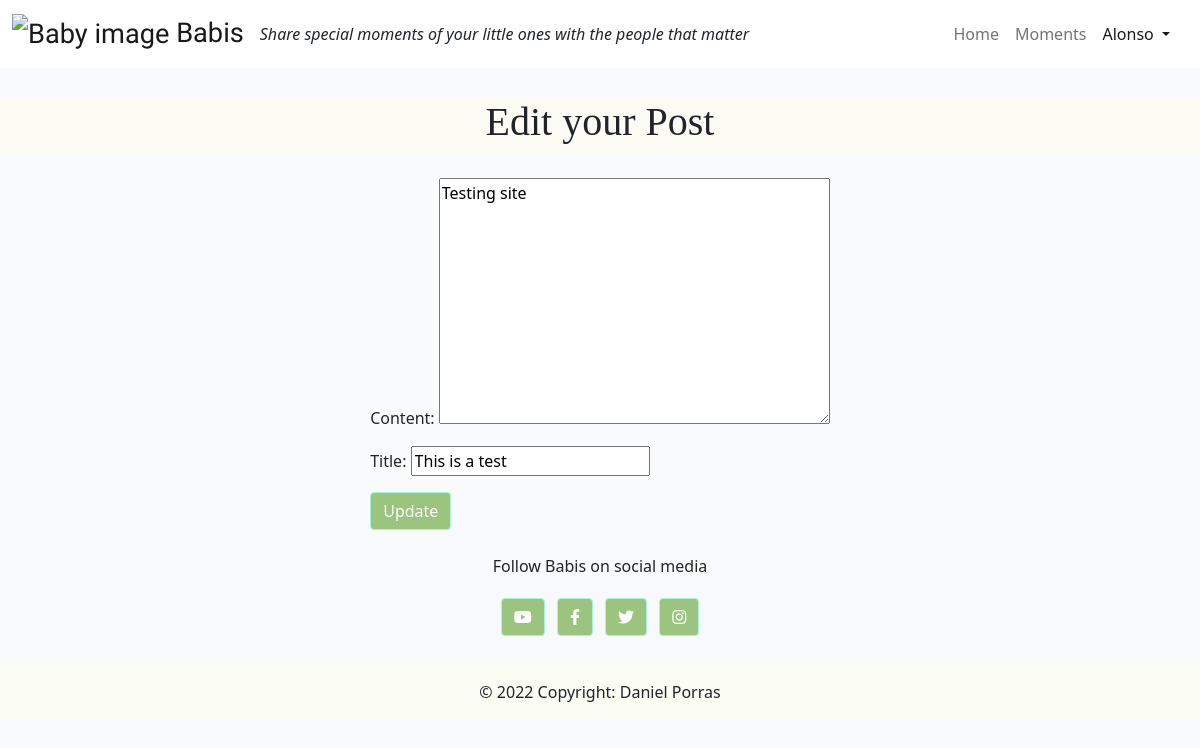
/edit_post/1/ (signed in), run on the app's committed database.
### feedpost/models.py (models this page shows, shortened)
class CustomUser(AbstractUser):
    is_parent = models.BooleanField(default=True)
    is_guest = models.BooleanField(default=False)

class Post(models.Model):
    title = models.CharField(max_length=200, unique=True)
    author = models.ForeignKey(
        CustomUser, on_delete=models.CASCADE, default=True)
    slug = models.SlugField(max_length=200, unique=True)
    content = models.TextField()
    featured_image = CloudinaryField("image", default="placeholder")
    created_at = models.DateTimeField(auto_now_add=True)
    updated_at = models.DateTimeField(auto_now=True)
    deleted_at = models.DateTimeField(auto_now=True)
    likes = models.ManyToManyField(
        CustomUser, related_name="likes", blank=True)
    class Meta:
        verbose_name_plural = "Posts"
        ordering = ["created_at"]

### feedpost/views.py (the view, shortened to what this page needs)
class PostEditView(LoginRequiredMixin, UserPassesTestMixin, UpdateView):
    model = Post
    fields = ["content", "title"]
    template_name = "edit_post.html"
    def test_func(self):
        post = self.get_object()
        return self.request.user == post.author

### templates/edit_post.html (shortened to what this page needs)
{% extends "base.html" %}
{% load crispy_forms_tags %}
{% load static %}
{% block content %}
<div class="d-flex justify-content-center post-color" style="margin-top:30px">
    <h1 class="title_font">Edit your Post</h1>
</div>
<div class="d-flex align-items-center justify-content-center">
    <br /><br />
    <form method="POST" enctype="multipart/form-data">
        {{ form.as_p }}
        <button class ="btn btn-primary m-12" type="submit">Update</button>
    </form>
</div>
{% endblock content %}

### templates/base.html (shortened to what this page needs)
{% load static %}
<!DOCTYPE html>
<html class="h-100">
<head>
  <link rel="stylesheet" href="https://cdnjs.cloudflare.com/ajax/libs/font-awesome/6.0.0-beta2/css/all.min.css"
/>
  <link rel="stylesheet" href="https://cdnjs.cloudflare.com/ajax/libs/font-awesome/5.15.3/css/all.min.css">
  <link href="https://cdn.jsdelivr.net/npm/bootstrap@5.0.1/dist/css/bootstrap.min.css" rel="stylesheet"
>
  <link rel="stylesheet" href="{% static 'css/style.css' %}">
</head>
<body class="d-flex flex-column h-100 main-bg">
  <nav class="navbar navbar-expand-lg navbar-light bg-white">
    <div class="container-fluid">
      <a class="navbar-brand logo_font large_text light_font white_font" href="{% url 'home' %}">
        <img
          src="https://img.freepik.com/premium-vector/cute-baby-elephant-with-moon-stars-vector-illustration_159446-654.jpg?w=740", alt="Baby image",
          width="60"> Babis
      </a><span class="font_italic">Share special moments of your little ones with the people that matter</span>
      <div class="navbar-nav ms-auto mb-2 mb-lg-0" style="margin-right: 10px; "id="navbarText">
        <ul class="navbar-nav me-auto mb-2 mb-lg-0">
          {% if user.is_authenticated %}
          <li class="nav-item">
            <a class="nav-link" aria-current="page" href="{% url 'home' %}">Home</a>
          </li>
          <li class="nav-item">
            <a class="nav-link" aria-current="page" href="{% url 'post_detail' %}">Moments</a>
          </li>
          <li class="nav-item dropdown">
            <a class="nav-link dropdown-toggle active" id="navbarDropdown" role="button" data-bs-toggle="dropdown"
              aria-expanded="false">
              {{user}}
            </a>
          {% endif %}
        </ul>
      </div>
    </div>
  </nav>
  <main class="flex-shrink-0 main-bg">
    {% block content %}{% endblock content %}
  </main>
  <footer class="bg-light text-lg-start">
    <div class="text-center py-4 align-items-center">
      <p>Follow Babis on social media</p>
      <a href="" class="btn btn-primary m-1" role="button" rel="nofollow" target="_blank">
        <i class="fab fa-youtube"></i>
      </a>
      <a href="" class="btn btn-primary m-1" role="button" rel="nofollow" target="_blank">
        <i class="fab fa-facebook-f"></i>
      </a>
      <a href="" class="btn btn-primary m-1" role="button" rel="nofollow" target="_blank">
        <i class="fab fa-twitter"></i>
      </a>
      <a href="" class="btn btn-primary m-1" role="button" rel="nofollow" target="_blank">
        <i class="fab fa-instagram"></i>
      </a>
    </div>
    <div class="text-center p-3 post-color">
      © 2022 Copyright: Daniel Porras
    </div>
  </footer>
</body>
</html>

### static/css/style.css (style rules this page uses)
body { background-color: #F9FAFC; }
.logo_font { font-family: 'DynaPuff', cursive; }
.title_font { font-family: 'Alumni Sans Pinstripe' }
.light_font { font-weight: 300; }
.large_text { font-size: 1.7rem; }
.font_italic { font-style: italic }
.btn-primary { color: #fff; background-color:rgb(155, 196, 127)!important; border-color: rgb(169, 244, 222)!important; }
.post-color { background-color: rgba(255, 255, 240, 0.5); }

### data on the page
CustomUser: username "Alonso"
Post: content "Testing site", title "This is a test"
